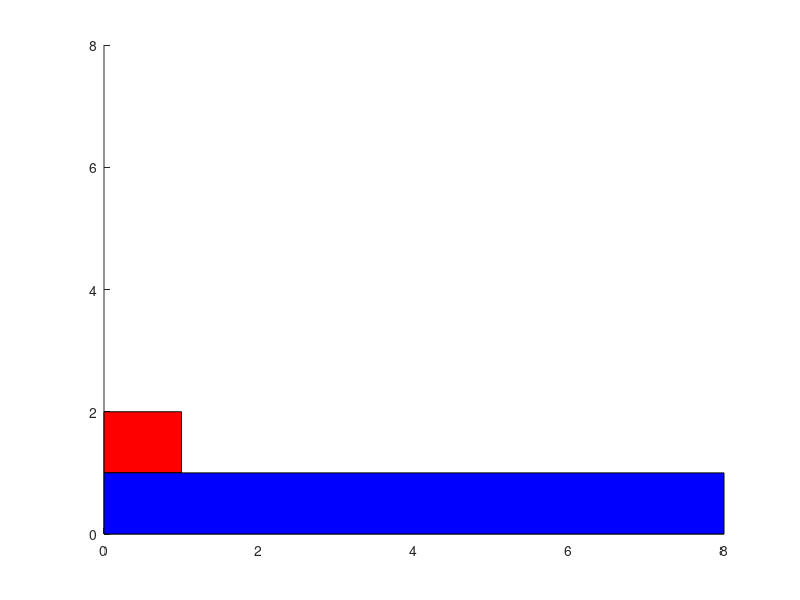

Here is the MATLAB script that generated this plot: (Note: this script raises an error after producing the figure.)
clearvars
clc

x = [0 1 1 0];
y = [1 1 2 2];
oblik = patch(x,y,'red');

x = [0 8 8 0];
y = [0 0 1 1];
patch(x,y,'blue')

axis([0 8 0 8])
pause

x1 = [0 1 1 0];
y1 = [1 1 2 2];

for i=1:90
    
    x1 = x1+7/90;
      
    set(oblik,'x',x1,'y',y1)

    pause(0.5/90)
    
      
end
for i=1:60
    
    x1 = x1-7/60;

    set(oblik,'x',x1,'y',y1)
    pause(0.5/60)
      
end

    
    




